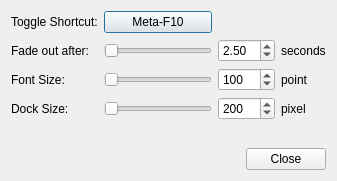
<?xml version="1.0" encoding="UTF-8"?>
<ui version="4.0">
 <class>Dialog</class>
 <widget class="QDialog" name="Dialog">
  <property name="geometry">
   <rect>
    <x>0</x>
    <y>0</y>
    <width>337</width>
    <height>181</height>
   </rect>
  </property>
  <property name="windowTitle">
   <string>Keystroke Configuration</string>
  </property>
  <layout class="QVBoxLayout" name="verticalLayout">
   <item>
    <layout class="QGridLayout" name="gridLayout">
     <item row="0" column="0">
      <widget class="QLabel" name="label">
       <property name="text">
        <string>Toggle Shortcut:</string>
       </property>
      </widget>
     </item>
     <item row="0" column="1">
      <widget class="QPushButton" name="pushButton">
       <property name="text">
        <string>Meta-F10</string>
       </property>
      </widget>
     </item>
     <item row="1" column="0">
      <widget class="QLabel" name="label_2">
       <property name="text">
        <string>Fade out after:</string>
       </property>
      </widget>
     </item>
     <item row="1" column="1">
      <widget class="QSlider" name="horizontalSlider">
       <property name="orientation">
        <enum>Qt::Horizontal</enum>
       </property>
      </widget>
     </item>
     <item row="1" column="2">
      <widget class="QDoubleSpinBox" name="spinBoxTime">
       <property name="minimum">
        <double>0.100000000000000</double>
       </property>
       <property name="maximum">
        <double>30.000000000000000</double>
       </property>
       <property name="value">
        <double>2.500000000000000</double>
       </property>
      </widget>
     </item>
     <item row="1" column="3">
      <widget class="QLabel" name="label_5">
       <property name="text">
        <string>seconds</string>
       </property>
      </widget>
     </item>
     <item row="2" column="0">
      <widget class="QLabel" name="label_3">
       <property name="text">
        <string>Font Size:</string>
       </property>
      </widget>
     </item>
     <item row="2" column="1">
      <widget class="QSlider" name="horizontalSlider_2">
       <property name="orientation">
        <enum>Qt::Horizontal</enum>
       </property>
      </widget>
     </item>
     <item row="2" column="2">
      <widget class="QSpinBox" name="spinBoxFontsize">
       <property name="maximum">
        <number>200</number>
       </property>
       <property name="value">
        <number>100</number>
       </property>
      </widget>
     </item>
     <item row="2" column="3">
      <widget class="QLabel" name="label_6">
       <property name="text">
        <string>point</string>
       </property>
      </widget>
     </item>
     <item row="3" column="0">
      <widget class="QLabel" name="label_4">
       <property name="text">
        <string>Dock Size:</string>
       </property>
      </widget>
     </item>
     <item row="3" column="1">
      <widget class="QSlider" name="horizontalSlider_3">
       <property name="orientation">
        <enum>Qt::Horizontal</enum>
       </property>
      </widget>
     </item>
     <item row="3" column="2">
      <widget class="QSpinBox" name="spinBoxDockSize">
       <property name="maximum">
        <number>800</number>
       </property>
       <property name="value">
        <number>200</number>
       </property>
      </widget>
     </item>
     <item row="3" column="3">
      <widget class="QLabel" name="label_7">
       <property name="text">
        <string>pixel</string>
       </property>
      </widget>
     </item>
    </layout>
   </item>
   <item>
    <spacer name="verticalSpacer">
     <property name="orientation">
      <enum>Qt::Vertical</enum>
     </property>
     <property name="sizeHint" stdset="0">
      <size>
       <width>20</width>
       <height>31</height>
      </size>
     </property>
    </spacer>
   </item>
   <item>
    <layout class="QHBoxLayout" name="horizontalLayout">
     <item>
      <spacer name="horizontalSpacer">
       <property name="orientation">
        <enum>Qt::Horizontal</enum>
       </property>
       <property name="sizeHint" stdset="0">
        <size>
         <width>40</width>
         <height>20</height>
        </size>
       </property>
      </spacer>
     </item>
     <item>
      <widget class="QPushButton" name="pushButton_2">
       <property name="text">
        <string>Close</string>
       </property>
      </widget>
     </item>
    </layout>
   </item>
  </layout>
 </widget>
 <resources/>
 <connections/>
</ui>
